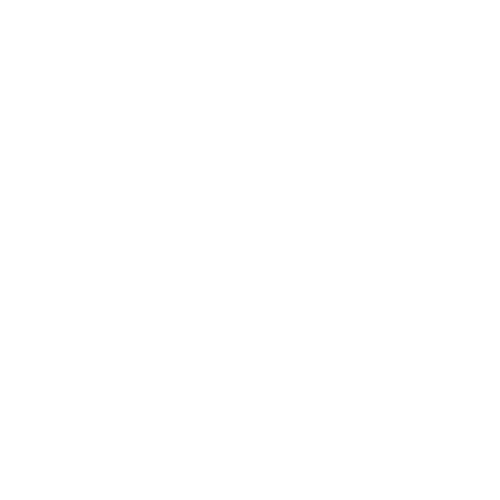
Frame 1 (no input)
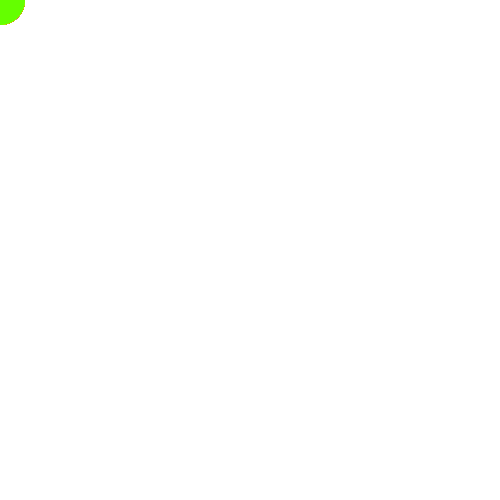
Frame 60 (the mouse pressed at the canvas centre just before this capture)
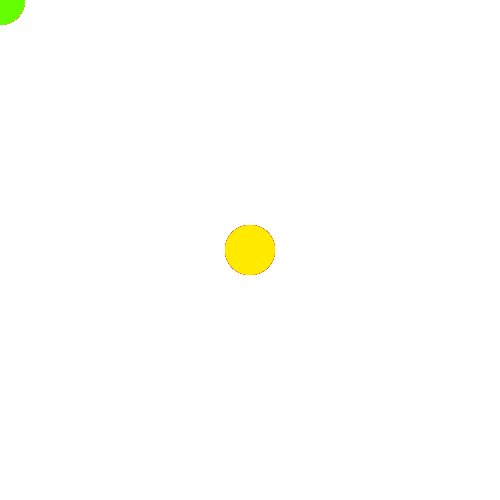
Frame 120 (the mouse held since frame 60 and released just before this capture)

The Processing sketch that drew these frames (run headless with seeded random() and noise(); from frame 60 on, the mouse is pressed at the canvas centre):

// Processing sketch: processing_145451
// ── processing_145451.pde

float counter = 0;
void setup()
{
  size(500, 500);
  smooth();
  background(255);
  colorMode(HSB, 360, 100, 100);
}
 
void draw()
{
  noStroke();
ellipse(mouseX,mouseY,50,50);
   float h = map(sin(counter), -1, 1, 0, 360);
  fill(h, 100, 100);
  counter += 0.10;
  
}
